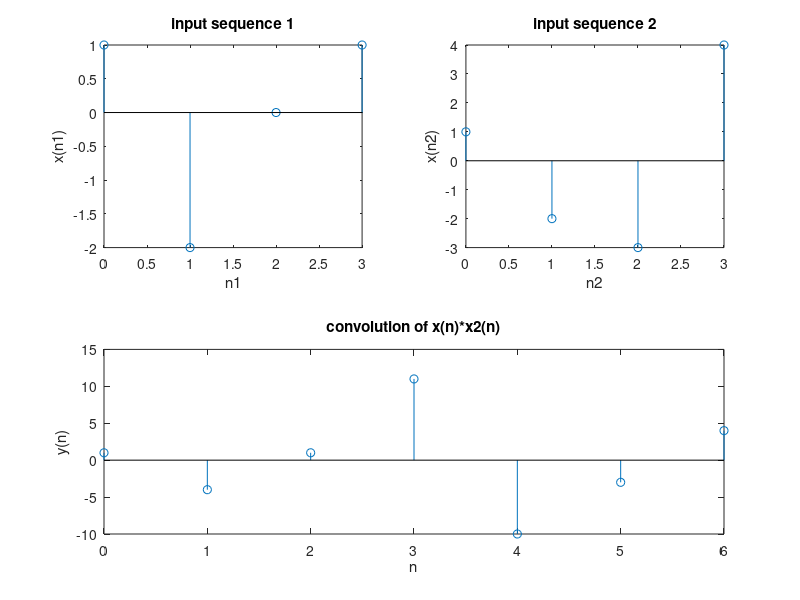

This figure's MATLAB source:
clc ;
clear all ;
close all ;
x=[1,-2,0,1];
N1=length(x);
n1=0:1:N1-1;
subplot(2,2,1),
stem(n1,x);
xlabel('n1');
ylabel('x(n1)');
title('input sequence 1');
x2=[1,-2,-3,4];
N2=length(x2);
n2=0:1:N2-1;
subplot(2,2,2),
stem(n2,x2);
xlabel('n2');
ylabel('x(n2)');
title('input sequence 2');
y=conv(x,x2);
n=0:1:length(y)-1;
subplot(2,1,2),stem(n,y);
xlabel('n');
ylabel('y(n)');
title('convolution of x(n)*x2(n)');

% x(n)= [1,1,0|,1,1]-------(-2 to 2)
% h(n)= [1,-2,-3,4|]........(-3 to 0)